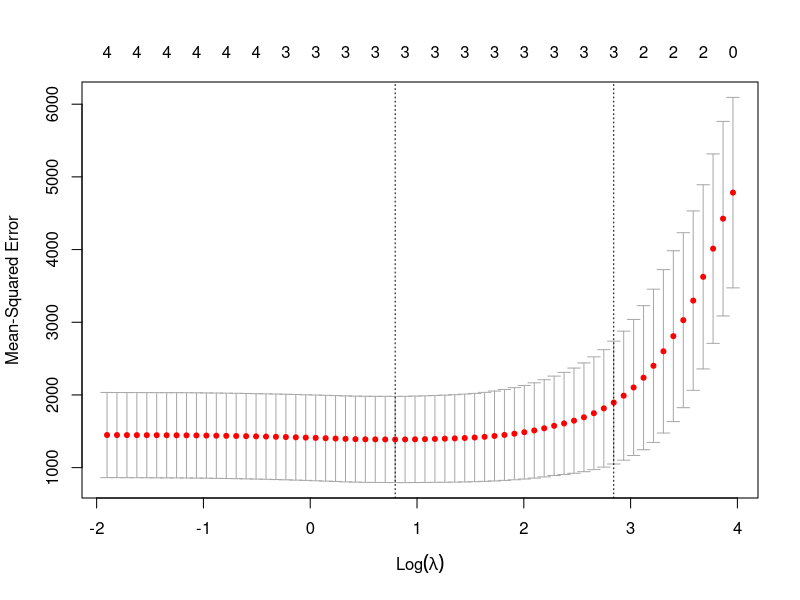

This figure's R source:
# RSS = Σ(yi – ŷi)2
# Σ: A greek symbol that means sum
# yi: The actual response value for the ith observation
# ŷi: The predicted response value based on the multiple linear regression model
# Conversely, lasso regression seeks to minimize the following:
# RSS + λΣ|βj|

#where j ranges from 1 to p predictor variables and λ ≥ 0.
# This second term in the equation is known as a shrinkage penalty. In lasso
# regression, we select a value for λ that produces the lowest possible test MSE (mean squared error).

#example
#step 1
y <- mtcars$hp
x <- data.matrix(mtcars[, c('mpg', 'wt', 'drat', 'qsec')])
#step 2 - fit the lasso regression model

# Next, we’ll use the glmnet() function to fit the lasso regression model and specify alpha=1.
# Note that setting alpha equal to 0 is equivalent to using ridge regression and 
#setting alpha to some value between 0 and 1 is equivalent to using an elastic net. 
#To determine what value to use for lambda, we’ll perform k-fold cross-validation 
#and identify the lambda value that produces the lowest test mean squared error (MSE).
#Note that the function cv.glmnet() automatically performs k-fold cross validation using k = 10 folds.
library(glmnet)
#perform k-fold cross-validation to find optimal lambda value
cv_model <- cv.glmnet(x, y, alpha = 1)

#find optimal lambda value that minimizes test MSE
best_lambda <- cv_model$lambda.min
best_lambda

#produce plot of test MSE by lambda value
plot(cv_model) 

#step 3 Analyze Final Model
#find coefficients of best model
best_model <- glmnet(x, y, alpha = 1, lambda = best_lambda)
coef(best_model)
# No coefficient is shown for the predictor drat because the lasso regression 
#shrunk the coefficient all the way to zero. This means it was completely dropped 
#from the model because it wasn’t influential enough.
#Note that this is a key difference between ridge regression and lasso regression.
#Ridge regression shrinks all coefficients towards zero, but lasso regression has 
#the potential to remove predictors from the model by shrinking the coefficients completely to zero.

#We can also use the final lasso regression model to make predictions on new 
#observations. For example, suppose we have a new car with the following attributes:
# mpg: 24
# wt: 2.5
# drat: 3.5
# qsec: 18.5
#The following code shows how to use the fitted lasso regression model to
# predict the value for hp of this new observation:
#define new observation
new = matrix(c(24, 2.5, 3.5, 18.5), nrow=1, ncol=4) 

#use lasso regression model to predict response value
predict(best_model, s = best_lambda, newx = new)

#Based on the input values, the model predicts this car to have an hp value of 109.0842.
#Lastly, we can calculate the R-squared of the model on the training data:
#use fitted best model to make predictions
y_predicted <- predict(best_model, s = best_lambda, newx = x)

#find SST and SSE
sst <- sum((y - mean(y))^2)
sse <- sum((y_predicted - y)^2)

#find R-Squared
rsq <- 1 - sse/sst
rsq

#The R-squared turns out to be 0.8047064. That is, the best model was able to 
# explain 80.47% of the variation in the response values of the training data.


  
  



  